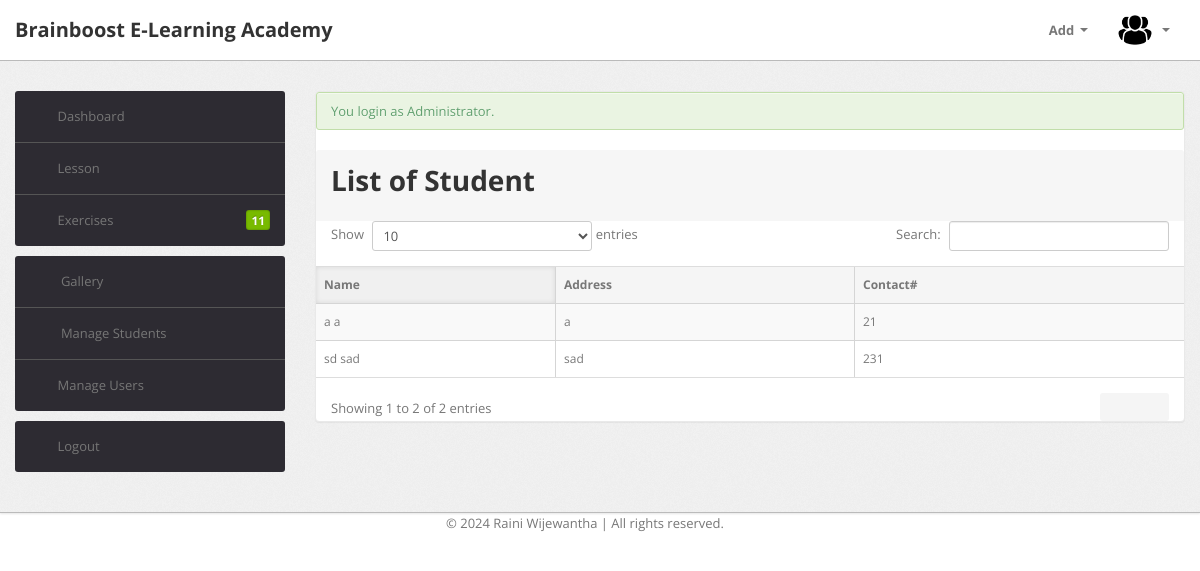
/admin/modules/modstudent/index.php (signed in), run on the app's committed database.
### tables this page shows
CREATE TABLE `tblstudent` (
  `StudentID` int(11) NOT NULL,
  `Fname` varchar(90) NOT NULL,
  `Lname` varchar(90) NOT NULL,
  `Address` varchar(90) NOT NULL,
  `MobileNo` varchar(90) NOT NULL,
  `STUDUSERNAME` varchar(90) NOT NULL,
  `STUDPASS` varchar(90) NOT NULL
);

### admin/modules/modstudent/index.php (called while the page is built, shortened)
<?php
require_once("../../themes/templates.php");
?>

### include/database.php (called while the page is built, shortened)
<?php
class Database {
    var $sql_string = '';
    private $conn;
    public function open_connection() {
        $this->conn = mysqli_connect(server, user, pass);
        if(!$this->conn){
            echo "Problem in database connection! Contact administrator!";
            exit();
        } else {
            $db_select = mysqli_select_db($this->conn, database_name);
        }
    }
    function setQuery($sql='') {
        $this->sql_string = $sql;
    }
    function executeQuery() {
        $result = mysqli_query($this->conn, $this->sql_string);
        return $result;
    }
    private function confirm_query($result) {
        return $result;
    }
    function loadResultList($key='') {
        $cur = $this->executeQuery();
        $array = array();
        while ($row = mysqli_fetch_object($cur)) {
            if ($key) {
                $array[$row->$key] = $row;
            } else {
                $array[] = $row;
            }
        }
        return $array;
    }
}
$mydb = new Database();
?>

### admin/modules/modstudent/list.php (the view, shortened to what this page needs)
  <div class="module-head">
        <h1 >List of Student</h1>
   		</div>
   <form action="controller.php?action=delete" Method="POST">
<table id="example"  class="datatable-1 table table-striped table-bordered table-hover" cellspacing="0" style="font-size:12px" >
  <thead>
  	<tr>
  		  <th>Name</th>
  		  <th>Address</th>
  		<th>Contact#</th>
  	</tr>
  </thead>
 <tbody>
  	<?php
  		$query = "SELECT * FROM `tblstudent`";
  		$mydb->setQuery($query);
  		$cur = $mydb->loadResultList();
		foreach ($cur as $result) {
  		echo '<tr>';
  		echo '<td>'. $result->Fname.' ' . $result->Lname .'</td>';
  		echo '<td>'.$result->Address. '</td>';
  		echo '<td>'. $result->MobileNo.'</td>';
  		echo '</tr>';
  	}
  	?>
  </tbody>
</table>
</form>

### e_admin/css/theme.css (style rules this page uses)
body { font-size: 13px; font-family: 'Open Sans', Arial, sans-serif; background: #fff; color: #777 }
h1, h2, h3, h4, h5, h6 { color: #333; margin-top: 0 }
h1 { font-size: 28px }
form { margin: 0 }
.table { margin-bottom: 0 }
.table th, .table td { border-color: #d5d5d5!important }
.table-bordered thead:first-child tr:first-child>th:first-child, .table-bordered tbody:first-child tr:first-child>td:first-child { -webkit-border-top-left-radius: 2px; -moz-border-radius-topleft: 2px; border-top-left-radius: 2px }
.table-bordered thead:first-child tr:first-child>th:last-child, .table-bordered tbody:first-child tr:first-child>td:last-child { -webkit-border-top-right-radius: 2px; -moz-border-radius-topright: 2px; border-top-right-radius: 2px }
.table-bordered thead:last-child tr:last-child>th:first-child, .table-bordered tbody:last-child tr:last-child>td:first-child, .table-bordered tfoot:last-child tr:last-child>td:first-child { -webkit-border-bottom-left-radius: 2px; -moz-border-radius-bottomleft: 2px; border-bottom-left-radius: 2px }
.table-bordered thead:last-child tr:last-child>th:last-child, .table-bordered tbody:last-child tr:last-child>td:last-child, .table-bordered tfoot:last-child tr:last-child>td:last-child { -webkit-border-bottom-right-radius: 2px; -moz-border-radius-bottomright: 2px; border-bottom-right-radius: 2px }
.module-head { color: #767676; background-color: #f6f6f6; border-color: #e9e9e9; padding: 10px 15px; border-bottom: 1px solid transparent; border-top-right-radius: 3px; border-top-left-radius: 3px; }
.dataTables_wrapper table th { background: #f5f5f5; cursor: pointer }
.dataTables_wrapper table th.sorting_asc, .dataTables_wrapper table th.sorting_desc { background: #f0f0f0; -webkit-box-shadow: 0 0 5px rgba(0,0,0,0.1) inset; -moz-box-shadow: 0 0 5px rgba(0,0,0,0.1) inset; box-shadow: 0 0 5px rgba(0,0,0,0.1) inset }
.dataTables_wrapper .table-bordered { -webkit-border-radius: 0; -moz-border-radius: 0; border-radius: 0; border-left: 0; border-right: 0 }
.dataTables_wrapper .table-bordered thead tr>th:first-child, .dataTables_wrapper .table-bordered tbody tr>td:first-child, .dataTables_wrapper .table-bordered tfoot tr>td:first-child, .dataTables_wrapper .table-bordered tfoot tr>th:first-child { border-left: 0 }
.dataTables_wrapper .table-bordered thead:first-child tr:first-child>th:first-child, .dataTables_wrapper .table-bordered tbody:first-child tr:first-child>td:first-child { -webkit-border-top-left-radius: 0; -moz-border-radius-topleft: 0; border-top-left-radius: 0 }
.dataTables_wrapper .table-bordered thead:first-child tr:first-child>th:last-child, .dataTables_wrapper .table-bordered tbody:first-child tr:first-child>td:last-child { -webkit-border-top-right-radius: 0; -moz-border-radius-topright: 0; border-top-right-radius: 0 }
.dataTables_wrapper .table-bordered thead:last-child tr:last-child>th:first-child, .dataTables_wrapper .table-bordered tbody:last-child tr:last-child>td:first-child, .dataTables_wrapper .table-bordered tfoot:last-child tr:last-child>td:first-child { -webkit-border-bottom-left-radius: 0; -moz-border-radius-bottomleft: 0; border-bottom-left-radius: 0 }
.dataTables_wrapper .table-bordered thead:last-child tr:last-child>th:last-child, .dataTables_wrapper .table-bordered tbody:last-child tr:last-child>td:last-child, .dataTables_wrapper .table-bordered tfoot:last-child tr:last-child>td:last-child { -webkit-border-bottom-right-radius: 0; -moz-border-radius-bottomright: 0; border-bottom-right-radius: 0 }

### admin/modules/modstudent/list.php (style rules this page uses)
#example { white-space: nowrap; }

### data on the page
tblstudent: Fname "a", Lname "a", Address "a", MobileNo "21"
tblstudent: Fname "sd", Lname "sad", Address "sad", MobileNo "231"

### other printed values
$message "You login as Administrator."
